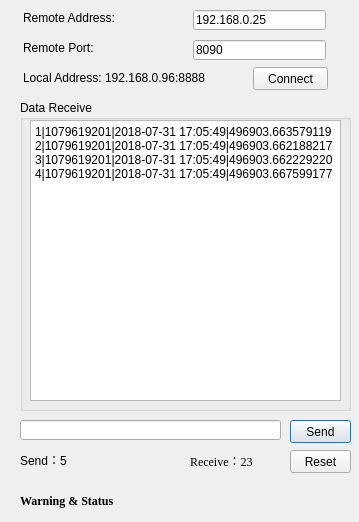
<?xml version="1.0" encoding="UTF-8"?>
<ui version="4.0">
 <class>MMSAssistClass</class>
 <widget class="QDialog" name="MMSAssistClass">
  <property name="geometry">
   <rect>
    <x>0</x>
    <y>0</y>
    <width>359</width>
    <height>522</height>
   </rect>
  </property>
  <property name="windowTitle">
   <string>MMSAssist</string>
  </property>
  <widget class="QLabel" name="label">
   <property name="geometry">
    <rect>
     <x>23</x>
     <y>10</y>
     <width>101</width>
     <height>16</height>
    </rect>
   </property>
   <property name="text">
    <string>Remote Address:</string>
   </property>
  </widget>
  <widget class="QLabel" name="label_2">
   <property name="geometry">
    <rect>
     <x>23</x>
     <y>40</y>
     <width>81</width>
     <height>16</height>
    </rect>
   </property>
   <property name="text">
    <string>Remote Port:</string>
   </property>
  </widget>
  <widget class="QLineEdit" name="lineEdit">
   <property name="geometry">
    <rect>
     <x>193</x>
     <y>10</y>
     <width>133</width>
     <height>20</height>
    </rect>
   </property>
   <property name="text">
    <string>192.168.0.25</string>
   </property>
  </widget>
  <widget class="QLineEdit" name="lineEdit_2">
   <property name="geometry">
    <rect>
     <x>193</x>
     <y>40</y>
     <width>133</width>
     <height>20</height>
    </rect>
   </property>
   <property name="text">
    <string>8090</string>
   </property>
  </widget>
  <widget class="QGroupBox" name="groupBox">
   <property name="geometry">
    <rect>
     <x>20</x>
     <y>100</y>
     <width>331</width>
     <height>311</height>
    </rect>
   </property>
   <property name="title">
    <string>Data Receive</string>
   </property>
   <widget class="QPlainTextEdit" name="plainTextEdit">
    <property name="geometry">
     <rect>
      <x>10</x>
      <y>20</y>
      <width>311</width>
      <height>281</height>
     </rect>
    </property>
    <property name="plainText">
     <string>1|1079619201|2018-07-31 17:05:49|496903.663579119
2|1079619201|2018-07-31 17:05:49|496903.662188217
3|1079619201|2018-07-31 17:05:49|496903.662229220
4|1079619201|2018-07-31 17:05:49|496903.667599177</string>
    </property>
   </widget>
  </widget>
  <widget class="QLineEdit" name="lineEdit_3">
   <property name="geometry">
    <rect>
     <x>20</x>
     <y>420</y>
     <width>261</width>
     <height>20</height>
    </rect>
   </property>
  </widget>
  <widget class="QPushButton" name="pushButton">
   <property name="geometry">
    <rect>
     <x>290</x>
     <y>420</y>
     <width>61</width>
     <height>23</height>
    </rect>
   </property>
   <property name="text">
    <string>Send</string>
   </property>
  </widget>
  <widget class="QLabel" name="label_3">
   <property name="geometry">
    <rect>
     <x>20</x>
     <y>490</y>
     <width>331</width>
     <height>21</height>
    </rect>
   </property>
   <property name="font">
    <font>
     <family>Times New Roman</family>
     <pointsize>9</pointsize>
     <weight>75</weight>
     <bold>true</bold>
    </font>
   </property>
   <property name="text">
    <string>Warning &amp; Status</string>
   </property>
  </widget>
  <widget class="QLabel" name="label_4">
   <property name="geometry">
    <rect>
     <x>190</x>
     <y>450</y>
     <width>81</width>
     <height>21</height>
    </rect>
   </property>
   <property name="font">
    <font>
     <family>Times New Roman</family>
     <weight>50</weight>
     <bold>false</bold>
    </font>
   </property>
   <property name="text">
    <string>Receive：23</string>
   </property>
  </widget>
  <widget class="QPushButton" name="pushButton_2">
   <property name="geometry">
    <rect>
     <x>253</x>
     <y>67</y>
     <width>75</width>
     <height>23</height>
    </rect>
   </property>
   <property name="text">
    <string>Connect</string>
   </property>
  </widget>
  <widget class="QPushButton" name="pushButton_3">
   <property name="geometry">
    <rect>
     <x>290</x>
     <y>450</y>
     <width>61</width>
     <height>23</height>
    </rect>
   </property>
   <property name="text">
    <string>Reset</string>
   </property>
  </widget>
  <widget class="QLabel" name="label_5">
   <property name="geometry">
    <rect>
     <x>20</x>
     <y>450</y>
     <width>54</width>
     <height>20</height>
    </rect>
   </property>
   <property name="text">
    <string>Send：5</string>
   </property>
  </widget>
  <widget class="QLabel" name="label_6">
   <property name="geometry">
    <rect>
     <x>23</x>
     <y>70</y>
     <width>211</width>
     <height>16</height>
    </rect>
   </property>
   <property name="text">
    <string>Local Address: 192.168.0.96:8888</string>
   </property>
  </widget>
 </widget>
 <layoutdefault spacing="6" margin="11"/>
 <resources>
  <include location="mmsassist.qrc"/>
 </resources>
 <connections/>
</ui>
